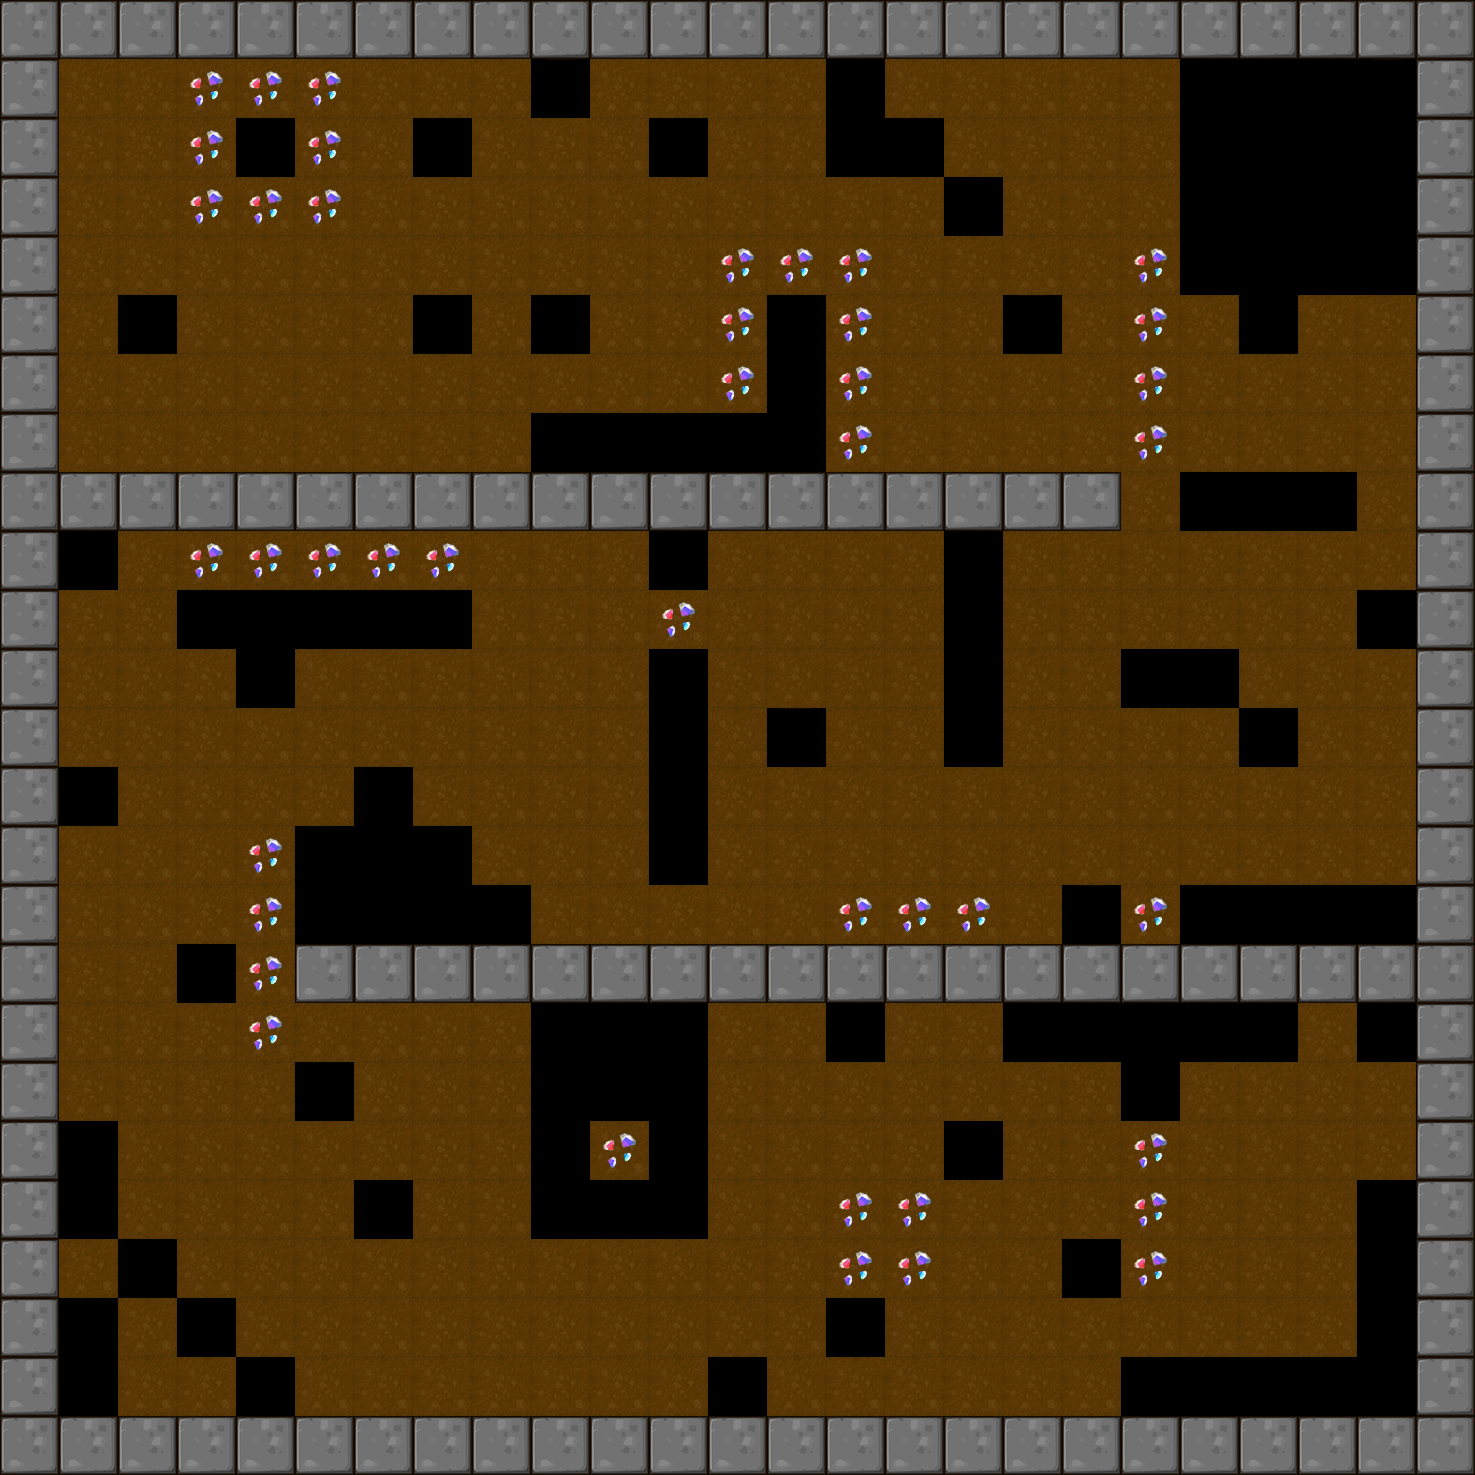

Tiled map render using the project's own tile images. Description and the map definition, with tile-layer contents summarised, below:
An orthogonal 25x25 tile map with 59x59 px tiles, 1 tile layer (BackGround) and 10 objects (6x Shipper, 3x Hammer, Player).

<map version="1.0" orientation="orthogonal" renderorder="right-down" width="25" height="25" tilewidth="59" tileheight="59">
 <tileset firstgid="1" name="itemmap" tilewidth="59" tileheight="59">
  <image source="tileset2.png" trans="ff00ff" width="354" height="354" />
 </tileset>
 <layer name="BackGround" width="25" height="25">
  <data>[625 cells, 582 non-empty, 10 distinct tile ids]</data>
 </layer>
 <objectgroup name="RobotCharacter">
  <object name="Player" x="128.147" y="304.031" width="40" height="40" />
 </objectgroup>
 <objectgroup name="EnemyCharacter">
  <object name="Shipper" type="Shipper" x="1243.9" y="479.497" width="40" height="40" />
  <object name="Hammer" type="Hammer" x="1360.87" y="889.847" width="40" height="40" />
  <object name="Hammer" type="Hammer" x="542.124" y="417.847" width="40" height="40" />
  <object name="Shipper" type="Shipper" x="67.0354" y="1361.69" width="40" height="40" />
  <object name="Shipper" type="Shipper" x="311.822" y="596.5" width="40" height="40" />
  <object name="Shipper" type="Shipper" x="656.337" y="658.15" width="40" height="40" />
  <object name="Shipper" type="Shipper" x="1367.13" y="1242.01" width="40" height="40" />
  <object name="Shipper" type="Shipper" x="1129.59" y="1013.54" width="40" height="40" />
  <object name="Hammer" type="Hammer" x="598.314" y="1009.92" width="40" height="40" />
 </objectgroup>
</map>
